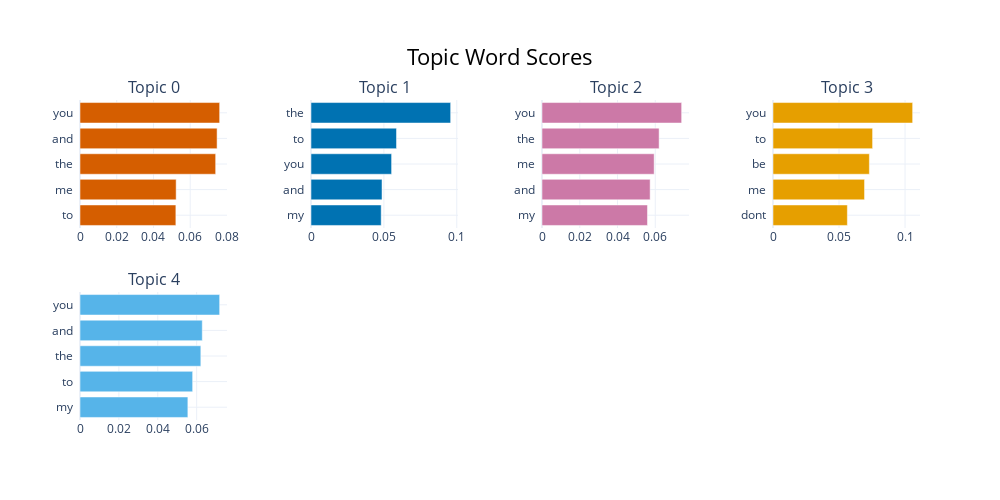

This figure's notebook cell:
### Code cell
topic_model.visualize_barchart()

### Figure 1 — Plotly figure (JSON) as saved in the notebook; plotly's stock layout.template omitted (floating-point values rounded to 4 significant figures)
{"data": [{"marker": {"color": "#D55E00"}, "orientation": "h", "type": "bar", "x": [0.05218, 0.05234, 0.07385, 0.07463, 0.07602], "xaxis": "x", "y": ["to  ", "me  ", "the  ", "and  ", "you  "], "yaxis": "y"}, {"marker": {"color": "#0072B2"}, "orientation": "h", "type": "bar", "x": [0.04815, 0.04873, 0.05529, 0.05866, 0.0958], "xaxis": "x2", "y": ["my  ", "and  ", "you  ", "to  ", "the  "], "yaxis": "y2"}, {"marker": {"color": "#CC79A7"}, "orientation": "h", "type": "bar", "x": [0.05588, 0.05729, 0.05942, 0.06204, 0.07398], "xaxis": "x3", "y": ["my  ", "and  ", "me  ", "the  ", "you  "], "yaxis": "y3"}, {"marker": {"color": "#E69F00"}, "orientation": "h", "type": "bar", "x": [0.0563, 0.06932, 0.07298, 0.07541, 0.1057], "xaxis": "x4", "y": ["dont  ", "me  ", "be  ", "to  ", "you  "], "yaxis": "y4"}, {"marker": {"color": "#56B4E9"}, "orientation": "h", "type": "bar", "x": [0.05547, 0.05793, 0.06215, 0.06288, 0.07182], "xaxis": "x5", "y": ["my  ", "to  ", "the  ", "and  ", "you  "], "yaxis": "y5"}], "layout": {"annotations": [{"font": {"size": 16}, "showarrow": false, "text": "Topic 0", "x": 0.0875, "xanchor": "center", "xref": "paper", "y": 1, "yanchor": "bottom", "yref": "paper"}, {"font": {"size": 16}, "showarrow": false, "text": "Topic 1", "x": 0.3625, "xanchor": "center", "xref": "paper", "y": 1, "yanchor": "bottom", "yref": "paper"}, {"font": {"size": 16}, "showarrow": false, "text": "Topic 2", "x": 0.6375, "xanchor": "center", "xref": "paper", "y": 1, "yanchor": "bottom", "yref": "paper"}, {"font": {"size": 16}, "showarrow": false, "text": "Topic 3", "x": 0.9125, "xanchor": "center", "xref": "paper", "y": 1, "yanchor": "bottom", "yref": "paper"}, {"font": {"size": 16}, "showarrow": false, "text": "Topic 4", "x": 0.0875, "xanchor": "center", "xref": "paper", "y": 0.4, "yanchor": "bottom", "yref": "paper"}], "height": 500, "hoverlabel": {"bgcolor": "white", "font": {"family": "Rockwell", "size": 16}}, "showlegend": false, "title": {"font": {"color": "Black", "size": 22}, "text": "Topic Word Scores", "x": 0.5, "xanchor": "center", "yanchor": "top"}, "width": 1000, "xaxis": {"anchor": "y", "domain": [0, 0.175], "showgrid": true}, "xaxis2": {"anchor": "y2", "domain": [0.275, 0.45], "showgrid": true}, "xaxis3": {"anchor": "y3", "domain": [0.55, 0.725], "showgrid": true}, "xaxis4": {"anchor": "y4", "domain": [0.825, 1], "showgrid": true}, "xaxis5": {"anchor": "y5", "domain": [0, 0.175], "showgrid": true}, "xaxis6": {"anchor": "y6", "domain": [0.275, 0.45], "showgrid": true}, "xaxis7": {"anchor": "y7", "domain": [0.55, 0.725], "showgrid": true}, "xaxis8": {"anchor": "y8", "domain": [0.825, 1], "showgrid": true}, "yaxis": {"anchor": "x", "domain": [0.6, 1], "showgrid": true}, "yaxis2": {"anchor": "x2", "domain": [0.6, 1], "showgrid": true}, "yaxis3": {"anchor": "x3", "domain": [0.6, 1], "showgrid": true}, "yaxis4": {"anchor": "x4", "domain": [0.6, 1], "showgrid": true}, "yaxis5": {"anchor": "x5", "domain": [0, 0.4], "showgrid": true}, "yaxis6": {"anchor": "x6", "domain": [0, 0.4], "showgrid": true}, "yaxis7": {"anchor": "x7", "domain": [0, 0.4], "showgrid": true}, "yaxis8": {"anchor": "x8", "domain": [0, 0.4], "showgrid": true}}}
